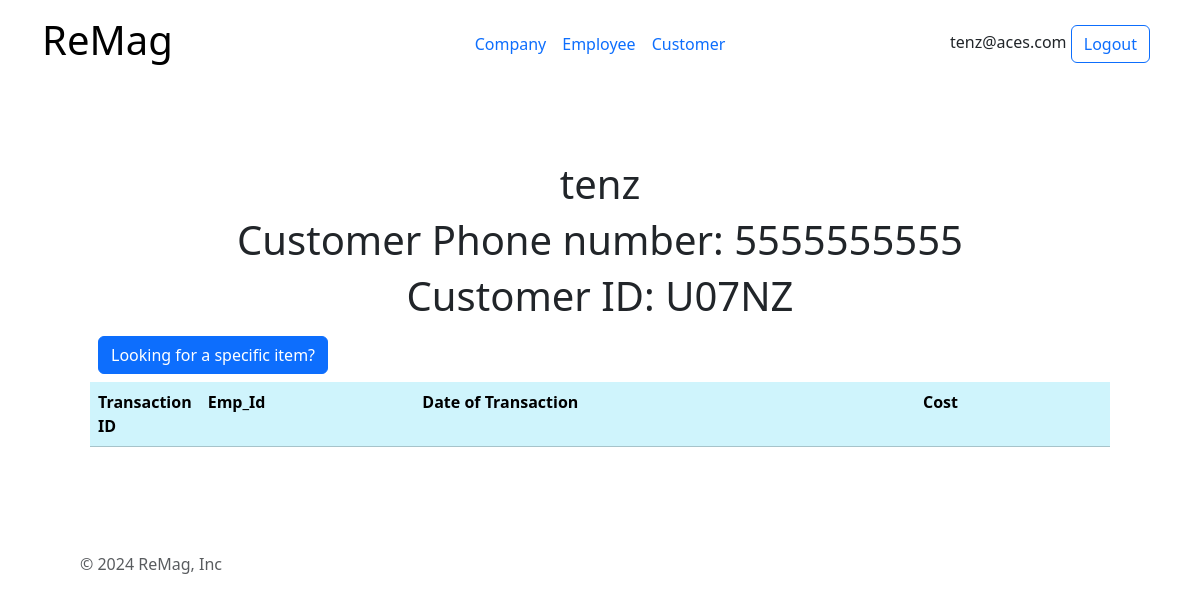
The app's page /customer (signed in) with its own data.
### all/models.py (models this page shows, shortened)
class Customers(models.Model):
    cus_id=models.CharField(primary_key=True,max_length=5)
    cus_name=models.CharField(max_length=30)
    cus_join_date=models.DateField(null=False)
    cus_points=models.IntegerField(null=False)
    dob= models.DateField(null=False)
    cus_phone_no=models.IntegerField()
    cus_email=models.CharField(null=False,max_length=30)
    cus_password=models.CharField(null=False,max_length=200)

### all/views.py (the view)
# urls.py: path("customer", views.customerpage, name="customer"),
def customerpage(request):
    context={}
    if 'cus' in request.session:
        user = Customers.objects.filter(cus_id=request.session['cus'])
        if len(user)>0:
            context['email']=request.session['email']
            context['cus']=user[0]
            context['items']=Transaction.objects.filter(cus_id=request.session['cus'])
            return render(request,"all/customer-page.html",context=context)
    return redirect("/logincus")

### all/templates/all/customer-page.html (shortened to what this page needs)
{% extends "all/base.html" %}
{% block content %}
    <div class="container p-5">
        <h3>{{cus.cus_name}}</h3>
        <h3>Customer Phone number: {{cus.cus_phone_no}}</h3>
        <h3>Customer ID: {{cus.cus_id}}</h3>
        <div class="container p-2">
            <button class="btn btn-primary" onclick="location.href = '/source-item';">
                Looking for a specific item?
            </button>
        </div>
        <table class="table table-info table-stripped">
            <tr>
                <th class="col-1">Transaction ID</th>
                <th class="col">Emp_Id</th>
                <th class="col">Date of Transaction</th>
                <th class="col">Cost</th>
                <th class="col"></th>
            </tr>
        </table>
    </div>
{% endblock %}

### all/templates/all/base.html (shortened to what this page needs)
{% load static %}
<!DOCTYPE html>
<head>
    <link href="https://cdn.jsdelivr.net/npm/bootstrap@5.3.3/dist/css/bootstrap.min.css" rel="stylesheet">
    <link href="{% static 'all/styles/styles1.css' %}" rel="stylesheet">
</head>
<body>
   <div class="container">
    <header class="d-flex flex-wrap align-items-center justify-content-center justify-content-md-between py-3 mb-4">
      <div class="col-md-3 mb-2 mb-md-0">
        <a href="/" class="d-inline-flex link-body-emphasis text-decoration-none">
            <h3>ReMag</h3>
        </a>
      </div>
      <ul class="nav col-12 col-md-auto mb-2 justify-content-center mb-md-0">
        <li><a href="/logincompany" class="nav-link px-2">Company</a></li>
        <li><a href="/loginemp" class="nav-link px-2">Employee</a></li>
        <li><a href="/logincus" class="nav-link px-2">Customer</a></li>
      </ul>
      {% if email %}
      <div class="col-md-3 text-end">
        {{email}}
        <button type="button" class="btn btn-outline-primary me-2" onclick="location.href = '/logout';">Logout</button>
      </div>
      {% endif %}
    </header>
  </div>
  <div class="container">
    {% block content %}
    {% endblock %}
  </div>
  <div class="container">
    <footer class="d-flex flex-wrap justify-content-between align-items-center py-3 my-4">
      <div class="col-md-4 d-flex align-items-center">
        <a href="/" class="mb-3 me-2 mb-md-0 text-body-secondary text-decoration-none lh-1">
          <svg class="bi" width="30" height="24"><use xlink:href="#bootstrap"></use></svg>
        </a>
        <span class="mb-3 mb-md-0 text-body-secondary">© 2024 ReMag, Inc</span>
      </div>
      <ul class="nav col-md-4 justify-content-end list-unstyled d-flex">
        <li class="ms-3"><a class="text-body-secondary" href="#"><svg class="bi" width="24" height="24"><use xlink:href="#twitter"></use></svg></a></li>
        <li class="ms-3"><a class="text-body-secondary" href="#"><svg class="bi" width="24" height="24"><use xlink:href="#instagram"></use></svg></a></li>
        <li class="ms-3"><a class="text-body-secondary" href="#"><svg class="bi" width="24" height="24"><use xlink:href="#facebook"></use></svg></a></li>
      </ul>
    </footer>
  </div>
</body>

### all/static/all/styles/styles1.css (style rules this page uses)
h1,h2,h3 { text-align: center; font-size: 40px; }

### records on screen
Customers: cus_email "tenz@aces.com", cus_name "tenz", cus_phone_no "5555555555", cus_id "U07NZ"
